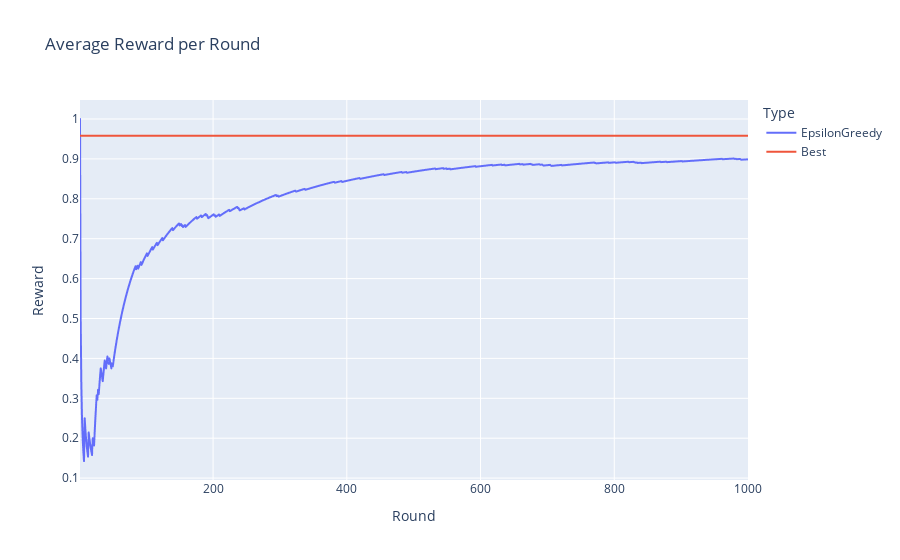

Write notebook code for a chart like this one.
### Code cell
epsilon_greedy_results = MABExperiment(
    num_arms=NUM_ARMS, 
    num_rounds=NUM_ROUNDS,
    algorithm=EpsilonGreedy(NUM_ARMS, 0.1),
    environment=env
).run()

### Figure 1 — Plotly figure (JSON) as saved in the notebook; plotly's stock layout.template omitted (floating-point values rounded to 4 significant figures; data arrays with more than 128 entries replaced by an {"elided": "..."} marker saying what was removed)
{"data": [{"hovertemplate": "Type=EpsilonGreedy<br>Round=%{x}<br>Reward=%{y}<extra></extra>", "legendgroup": "EpsilonGreedy", "line": {"color": "#636efa", "dash": "solid"}, "marker": {"symbol": "circle"}, "mode": "lines", "name": "EpsilonGreedy", "showlegend": true, "type": "scattergl", "x": {"elided": "1000 int values"}, "xaxis": "x", "y": {"elided": "1000 float values"}, "yaxis": "y"}, {"hovertemplate": "Type=Best<br>Round=%{x}<br>Reward=%{y}<extra></extra>", "legendgroup": "Best", "line": {"color": "#EF553B", "dash": "solid"}, "marker": {"symbol": "circle"}, "mode": "lines", "name": "Best", "showlegend": true, "type": "scattergl", "x": {"elided": "1000 int values"}, "xaxis": "x", "y": {"elided": "1000 float values"}, "yaxis": "y"}], "layout": {"legend": {"title": {"text": "Type"}, "tracegroupgap": 0}, "title": {"text": "Average Reward per Round"}, "xaxis": {"anchor": "y", "domain": [0, 1], "title": {"text": "Round"}}, "yaxis": {"anchor": "x", "domain": [0, 1], "title": {"text": "Reward"}}}}
